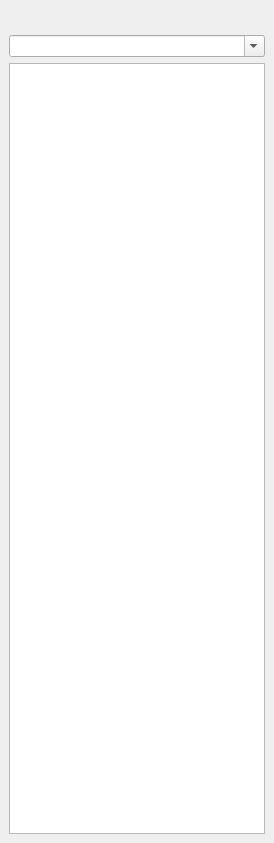
<?xml version="1.0" encoding="UTF-8"?>
<ui version="4.0">
 <class>FileSystemBrowser</class>
 <widget class="QDockWidget" name="FileSystemBrowser">
  <property name="geometry">
   <rect>
    <x>0</x>
    <y>0</y>
    <width>274</width>
    <height>843</height>
   </rect>
  </property>
  <property name="windowTitle">
   <string>File System Browser</string>
  </property>
  <widget class="QWidget" name="contents">
   <layout class="QVBoxLayout" name="verticalLayout">
    <property name="topMargin">
     <number>0</number>
    </property>
    <item alignment="Qt::AlignLeft">
     <widget class="QWidget" name="buttons" native="true">
      <layout class="QHBoxLayout" name="horizontalLayout">
       <property name="margin">
        <number>0</number>
       </property>
       <item>
        <widget class="QToolButton" name="parentDirectoryButton">
         <property name="toolTip">
          <string>Up</string>
         </property>
         <property name="text">
          <string/>
         </property>
         <property name="icon">
          <iconset>
           <normaloff>icons/actions/filesystem_parent_directory.png</normaloff>icons/actions/filesystem_parent_directory.png</iconset>
         </property>
         <property name="iconSize">
          <size>
           <width>22</width>
           <height>22</height>
          </size>
         </property>
         <property name="autoRaise">
          <bool>true</bool>
         </property>
        </widget>
       </item>
       <item>
        <widget class="QToolButton" name="homeDirectoryButton">
         <property name="toolTip">
          <string>Home</string>
         </property>
         <property name="text">
          <string/>
         </property>
         <property name="icon">
          <iconset>
           <normaloff>icons/actions/filesystem_home_directory.png</normaloff>icons/actions/filesystem_home_directory.png</iconset>
         </property>
         <property name="iconSize">
          <size>
           <width>22</width>
           <height>22</height>
          </size>
         </property>
         <property name="autoRaise">
          <bool>true</bool>
         </property>
        </widget>
       </item>
       <item>
        <widget class="QToolButton" name="projectDirectoryButton">
         <property name="enabled">
          <bool>false</bool>
         </property>
         <property name="toolTip">
          <string>Project Directory</string>
         </property>
         <property name="text">
          <string/>
         </property>
         <property name="icon">
          <iconset>
           <normaloff>icons/actions/filesystem_project_directory.png</normaloff>icons/actions/filesystem_project_directory.png</iconset>
         </property>
         <property name="iconSize">
          <size>
           <width>22</width>
           <height>22</height>
          </size>
         </property>
         <property name="autoRaise">
          <bool>true</bool>
         </property>
        </widget>
       </item>
       <item>
        <widget class="QToolButton" name="activeFileDirectoryButton">
         <property name="enabled">
          <bool>false</bool>
         </property>
         <property name="toolTip">
          <string>Locate active file</string>
         </property>
         <property name="text">
          <string/>
         </property>
         <property name="icon">
          <iconset>
           <normaloff>icons/actions/filesystem_active_file_directory.png</normaloff>icons/actions/filesystem_active_file_directory.png</iconset>
         </property>
         <property name="iconSize">
          <size>
           <width>22</width>
           <height>22</height>
          </size>
         </property>
         <property name="autoRaise">
          <bool>true</bool>
         </property>
        </widget>
       </item>
       <item>
        <spacer name="horizontalSpacer">
         <property name="orientation">
          <enum>Qt::Horizontal</enum>
         </property>
         <property name="sizeHint" stdset="0">
          <size>
           <width>40</width>
           <height>20</height>
          </size>
         </property>
        </spacer>
       </item>
      </layout>
     </widget>
    </item>
    <item>
     <widget class="QComboBox" name="pathBox">
      <property name="editable">
       <bool>true</bool>
      </property>
     </widget>
    </item>
    <item>
     <widget class="QListView" name="view">
      <property name="enabled">
       <bool>true</bool>
      </property>
     </widget>
    </item>
   </layout>
  </widget>
 </widget>
 <tabstops>
  <tabstop>view</tabstop>
  <tabstop>parentDirectoryButton</tabstop>
  <tabstop>homeDirectoryButton</tabstop>
  <tabstop>projectDirectoryButton</tabstop>
  <tabstop>activeFileDirectoryButton</tabstop>
  <tabstop>pathBox</tabstop>
 </tabstops>
 <resources/>
 <connections/>
</ui>
